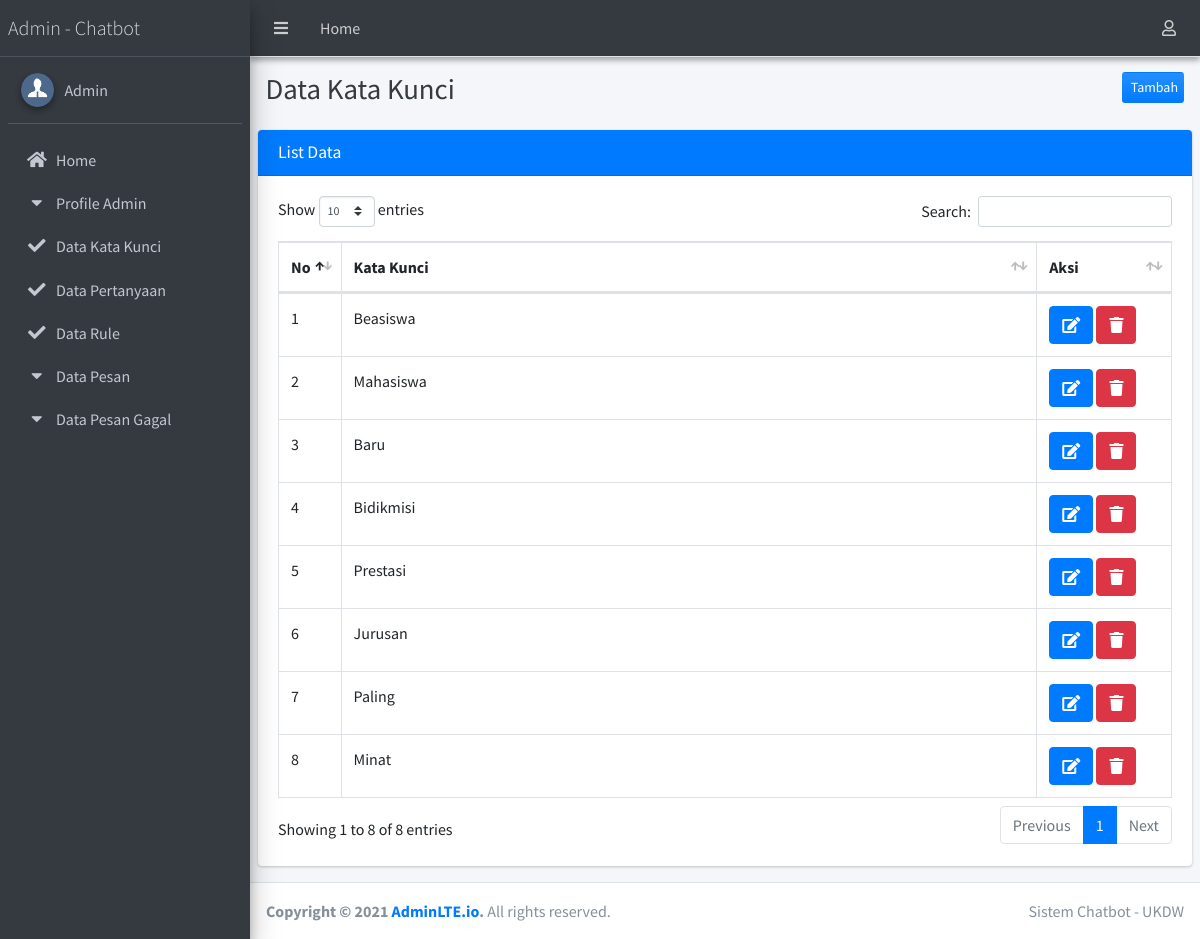
Page /admin/index.php?hal=kata_kunci on the committed database.
### tables this page shows
CREATE TABLE `tb_kata_kunci` (
  `idkatakunci` char(5) NOT NULL,
  `katakunci` varchar(100) DEFAULT NULL
);

### admin/kata_kunci.php (the view, shortened to what this page needs)
<div class="content-header">
  <div class="container-fluid">
    <div class="row mb-2">
      <div class="col-sm-6">
        <h1 class="m-0 text-dark">Data Kata Kunci</h1>
      </div>
      <div class="col-sm-5">
      </div>
      <div class="col-sm-1">
        <a href="?hal=kata_kunci_olah" style="float: right;" class="btn btn-block bg-gradient-primary btn-sm">Tambah</a>
      </div>
    </div>
  </div>
</div>
<section class="content">
  <div class="row">
    <div class="col-12">
      <div class="card card-primary">
        <div class="card-header">
          <h3 class="card-title primary">List Data</h3>
        </div>
        <div class="card-body">
          <table id="example2" class="table table-bordered table-hover">
            <thead>
              <tr>
                <th>No</th>
                <th>Kata Kunci</th>
                <th>Aksi</th>
              </tr>
            </thead>
            <tbody>
              <?php
              $query="SELECT * from tb_kata_kunci";
              $result=$mysqli->query($query);
              $num_result=$result->num_rows;
              if ($num_result > 0 ) {
                $no=0;
                while ($data=mysqli_fetch_assoc($result)) {
                  extract($data);
                  ?>
                  <tr>
                    <td width="5%"><?=$no+=1; ?></td>
                    <td><?=$katakunci; ?></td>
                    <td width="15%">
                      <a href="?hal=kata_kunci_olah&id=<?=$idkatakunci; ?>"
                        class="btn btn-icon btn-primary" title="Edit Data"><i class="fa fa-edit"></i> </a>
                        <a class="btn btn-danger" title="Hapus Data" href="kata_kunci_proses.php?hapus=<?=$idkatakunci;?>"
                          onclick="return confirm('Apakah anda yakin akan menghapus data ini?')"> <i class="fa fa-trash"></i></a>
                        </td>
                    </tr>
                  <?php }} ?>
                </table>
              </div>
            </div>
          </div>
        </div>
      </section>

### admin/index.php (shortened to what this page needs)
<?php
if(isset($_SESSION['admin'])){
  ?>
  <!DOCTYPE html>
<html lang="en">
<head>
  <link rel="stylesheet" href="../assets/plugins/fontawesome-free/css/all.min.css">
  <link rel="stylesheet" href="../assets/dist/css/adminlte.min.css">
  <link rel="stylesheet" href="../assets/plugins/datatables-bs4/css/dataTables.bootstrap4.css">
  <link rel="stylesheet" href="../assets/plugins/select2/css/select2.min.css">
  <link rel="stylesheet" href="../assets/plugins/select2-bootstrap4-theme/select2-bootstrap4.min.css">
</head>
<body class="hold-transition sidebar-mini">
  <div class="wrapper">
    <nav class="main-header navbar navbar-expand navbar-dark elevation-2 navbar-light">
      <ul class="navbar-nav">
        <li class="nav-item">
          <a class="nav-link" data-widget="pushmenu" href="#"><i class="fas fa-bars"></i></a>
        </li>
        <li class="nav-item d-none d-sm-inline-block">
          <a href="index3.html" class="nav-link">Home</a>
        </li>
      </ul>
      <ul class="navbar-nav ml-auto">
        <li class="nav-item dropdown">
          <a class="nav-link" data-toggle="dropdown" href="#">
            <i class="far fa-user"></i>
          </a>
        </li>
      </ul>
    </nav>
    <aside class="main-sidebar sidebar-dark-primary elevation-4">
      <a href="#" class="brand-link">
        <span class="brand-text font-weight-light">Admin - Chatbot</span>
      </a>
      <div class="sidebar">
        <div class="user-panel mt-3 pb-3 mb-3 d-flex">
          <div class="image">
            <img src="../assets/dist/img/user2-160x160.jpg" class="img-circle elevation-2" alt="User Image">
          </div>
          <div class="info">
            <a href="#" class="d-block">Admin</a>
          </div>
        </div>
        <nav class="mt-2">
          <ul class="nav nav-pills nav-sidebar flex-column" data-widget="treeview" role="menu" data-accordion="false">
           <?php include('_menu.php'); ?>
         </ul>
       </nav>
     </div>
   </aside>
   <div class="content-wrapper">
    <?php
    $hal = @$_GET['hal'];
    $modul = "";
    $default = $modul."beranda.php";
    if(!$hal){
      require_once "$default";
    }else{
      switch($hal){
        case $hal:
        if(is_file($modul.$hal.".php"))
        {
          require_once $modul.$hal.".php";
        }
        else
        {
          require_once "$default";
        }
        break;
      }
    }
    ?>
  </div>
  <footer class="main-footer">
    <div class="float-right d-none d-sm-inline">
     Sistem Chatbot - UKDW
    </div>
    <strong>Copyright &copy; 2021 <a href="https://adminlte.io">AdminLTE.io</a>.</strong> All rights reserved.
  </footer>
</div>
</body>
</html>
<?php
}else{
  echo "<script>window.location='../index.php';</script>";
}
?>

### admin/_menu.php
<li class="nav-item">
	<a href="?hal=beranda" class="nav-link">
		<i class="nav-icon fas fa-home"></i>
		<p> Home </p>
	</a>
</li>
<li class="nav-item">
	<a href="?hal=profile" class="nav-link">
		<i class="nav-icon fas fa-caret-down"></i>
		<p> Profile Admin </p>
	</a>
</li>
<li class="nav-item">
	<a href="?hal=kata_kunci" class="nav-link">
		<i class="nav-icon fas fa-check"></i>
		<p> Data Kata Kunci </p>
	</a>
</li>
<li class="nav-item">
	<a href="?hal=pertanyaan" class="nav-link">
		<i class="nav-icon fas fa-check"></i>
		<p> Data Pertanyaan </p>
	</a>
</li>
<li class="nav-item">
	<a href="?hal=aturan" class="nav-link">
		<i class="nav-icon fas fa-check"></i>
		<p> Data Rule </p>
	</a>
</li>
<li class="nav-item">
	<a href="?hal=pesan" class="nav-link">
		<i class="nav-icon fas fa-caret-down"></i>
		<p> Data Pesan </p>
	</a>
</li>
<li class="nav-item">
	<a href="?hal=pesan_gagal" class="nav-link">
		<i class="nav-icon fas fa-caret-down"></i>
		<p> Data Pesan Gagal </p>
	</a>
</li>

### rows in the picture
tb_kata_kunci: no "1", katakunci "Beasiswa"
tb_kata_kunci: no "2", katakunci "Mahasiswa"
tb_kata_kunci: no "3", katakunci "Baru"
tb_kata_kunci: no "4", katakunci "Bidikmisi"
tb_kata_kunci: no "5", katakunci "Prestasi"
tb_kata_kunci: no "6", katakunci "Jurusan"
tb_kata_kunci: no "7", katakunci "Paling"
tb_kata_kunci: no "8", katakunci "Minat"
